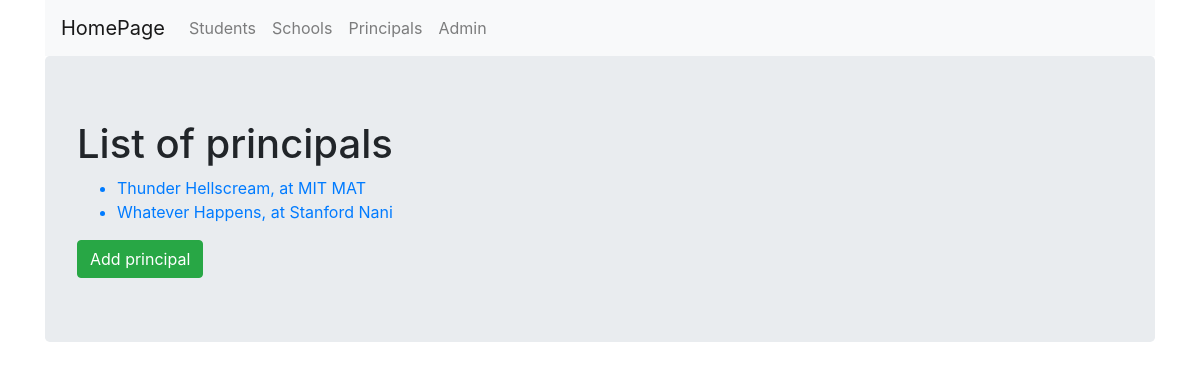
The page /CRUD_System/principals/ on the database as committed earlier.
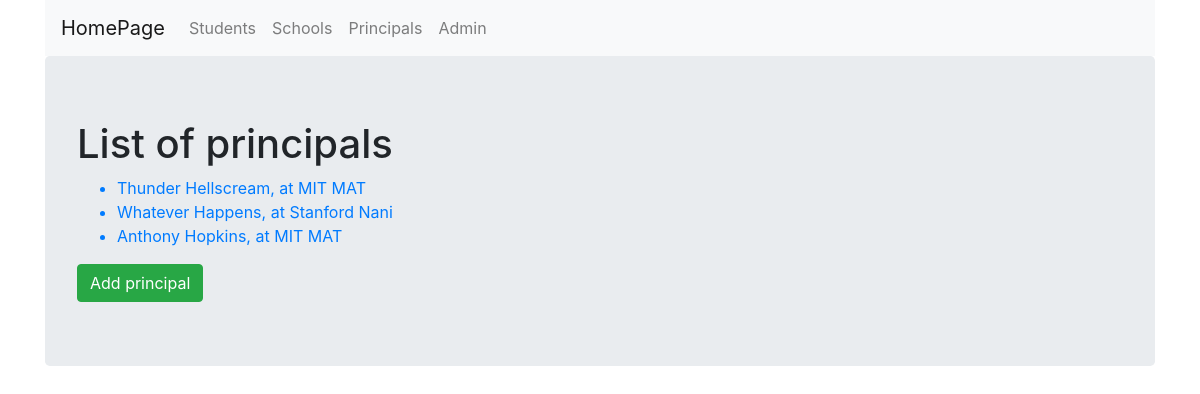
The same page on the database as committed later.
### CRUD_System/models.py (models this page shows, shortened)
class Principal(models.Model):
    name = models.CharField(max_length = 256)
    last_name = models.CharField(max_length = 256)
    school = models.ForeignKey(School, on_delete=models.CASCADE, related_name='principal')

class School(models.Model):
    name = models.CharField(max_length = 256)
    location = models.CharField(max_length = 256)

### CRUD_System/views.py (the view)
# urls.py: path('principals/', views.PrincipalListView.as_view(), name='principals'),
class PrincipalListView(ListView):
    context_object_name = 'principals'
    model = models.Principal
    template_name = 'CRUD_ListView.html'

### CRUD_System/templates/CRUD_System/CRUD_ListView.html (shortened to what this page needs)
{% extends 'CRUD_System/CRUD_System_base.html'%}
{% block body_block %}
    {% if schools %}
        <h1>List of available schools</h1>
        <ul>
            {% for school in schools %}
            <a href="{{school.id}}">
                <li> {{ school.name }}, located at {{ school.location}}</li>
            </a>
            {% empty %}
                <li>Sorry, no schools here!</li>
            {% endfor %}
        </ul>
        <a href="{% url 'CRUD_System:add_school'%}">
            <input type="submit" name="" id="" class='btn btn-success' value='Add school'>
        </a>
    {% elif principals %}
    <h1>List of principals</h1>
    <ul>
        {% for principal in principals %}
        <a href="{{ principal.id }}">
            <li> {{ principal.name }} {{ principal.last_name }}, at {{ principal.school.name}}
                {{principal.school.location}} </li>
        </a>
            {% empty %}
                <li>Sorry, no entries here!</li>
        {% endfor %}
    </ul>
        <a href="{% url 'CRUD_System:add_principal'%}">
            <input type="submit" name="" id="" class='btn btn-success' value='Add principal'>
        </a>
    {% else%}
        <p>You shouldn't be able to see this view ...</p>
        <p>It only shows when the template page was called with an empty context_object_name tag</p>
    {% endif%}
{% endblock %}

Rows that differ between the two databases and show on the page:
added Principal: name "Anthony", last_name "Hopkins", school.name "MIT", school.location "MAT"
